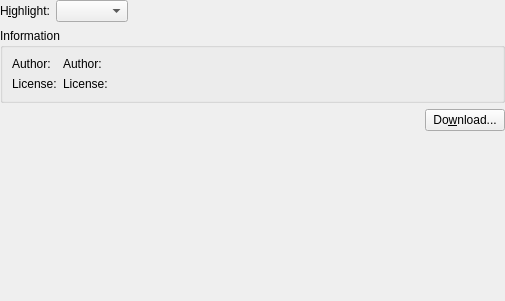
<ui version="4.0" >
 <class>HlConfigWidget</class>
 <widget class="QWidget" name="HlConfigWidget" >
  <property name="geometry" >
   <rect>
    <x>0</x>
    <y>0</y>
    <width>505</width>
    <height>301</height>
   </rect>
  </property>
  <layout class="QVBoxLayout" >
   <property name="spacing" >
    <number>6</number>
   </property>
   <property name="leftMargin" >
    <number>0</number>
   </property>
   <property name="topMargin" >
    <number>0</number>
   </property>
   <property name="rightMargin" >
    <number>0</number>
   </property>
   <property name="bottomMargin" >
    <number>0</number>
   </property>
   <item>
    <layout class="QHBoxLayout" >
     <property name="spacing" >
      <number>6</number>
     </property>
     <property name="leftMargin" >
      <number>0</number>
     </property>
     <property name="topMargin" >
      <number>0</number>
     </property>
     <property name="rightMargin" >
      <number>0</number>
     </property>
     <property name="bottomMargin" >
      <number>0</number>
     </property>
     <item>
      <widget class="QLabel" name="lblHl" >
       <property name="text" >
        <string>H&amp;ighlight:</string>
       </property>
       <property name="buddy" >
        <cstring>cmbHl</cstring>
       </property>
      </widget>
     </item>
     <item>
      <widget class="QComboBox" name="cmbHl" >
       <property name="whatsThis" >
        <string>Choose a &lt;em>Syntax Highlight mode&lt;/em> from this list to view its properties below.</string>
       </property>
      </widget>
     </item>
     <item>
      <spacer>
       <property name="orientation" >
        <enum>Qt::Horizontal</enum>
       </property>
       <property name="sizeHint" >
        <size>
         <width>351</width>
         <height>20</height>
        </size>
       </property>
      </spacer>
     </item>
    </layout>
   </item>
   <item>
    <widget class="QGroupBox" name="gbInformation" >
     <property name="title" >
      <string>Information</string>
     </property>
     <layout class="QVBoxLayout" >
      <property name="spacing" >
       <number>6</number>
      </property>
      <property name="leftMargin" >
       <number>9</number>
      </property>
      <property name="topMargin" >
       <number>9</number>
      </property>
      <property name="rightMargin" >
       <number>9</number>
      </property>
      <property name="bottomMargin" >
       <number>9</number>
      </property>
      <item>
       <layout class="QGridLayout" >
        <property name="leftMargin" >
         <number>0</number>
        </property>
        <property name="topMargin" >
         <number>0</number>
        </property>
        <property name="rightMargin" >
         <number>0</number>
        </property>
        <property name="bottomMargin" >
         <number>0</number>
        </property>
        <property name="horizontalSpacing" >
         <number>6</number>
        </property>
        <property name="verticalSpacing" >
         <number>6</number>
        </property>
        <item row="0" column="1" >
         <widget class="QLabel" name="txtAuthor" >
          <property name="sizePolicy" >
           <sizepolicy vsizetype="Preferred" hsizetype="Expanding" >
            <horstretch>0</horstretch>
            <verstretch>0</verstretch>
           </sizepolicy>
          </property>
          <property name="text" >
           <string>Author:</string>
          </property>
          <property name="textFormat" >
           <enum>Qt::RichText</enum>
          </property>
         </widget>
        </item>
        <item row="1" column="1" >
         <widget class="QLabel" name="txtLicense" >
          <property name="sizePolicy" >
           <sizepolicy vsizetype="Preferred" hsizetype="Expanding" >
            <horstretch>0</horstretch>
            <verstretch>0</verstretch>
           </sizepolicy>
          </property>
          <property name="text" >
           <string>License:</string>
          </property>
          <property name="textFormat" >
           <enum>Qt::RichText</enum>
          </property>
         </widget>
        </item>
        <item row="0" column="0" >
         <widget class="QLabel" name="lblAuthor" >
          <property name="sizePolicy" >
           <sizepolicy vsizetype="Preferred" hsizetype="Minimum" >
            <horstretch>0</horstretch>
            <verstretch>0</verstretch>
           </sizepolicy>
          </property>
          <property name="text" >
           <string>Author:</string>
          </property>
         </widget>
        </item>
        <item row="1" column="0" >
         <widget class="QLabel" name="lblLicense" >
          <property name="sizePolicy" >
           <sizepolicy vsizetype="Preferred" hsizetype="Minimum" >
            <horstretch>0</horstretch>
            <verstretch>0</verstretch>
           </sizepolicy>
          </property>
          <property name="text" >
           <string>License:</string>
          </property>
         </widget>
        </item>
       </layout>
      </item>
     </layout>
    </widget>
   </item>
   <item>
    <layout class="QHBoxLayout" >
     <property name="spacing" >
      <number>6</number>
     </property>
     <property name="leftMargin" >
      <number>0</number>
     </property>
     <property name="topMargin" >
      <number>0</number>
     </property>
     <property name="rightMargin" >
      <number>0</number>
     </property>
     <property name="bottomMargin" >
      <number>0</number>
     </property>
     <item>
      <spacer>
       <property name="orientation" >
        <enum>Qt::Horizontal</enum>
       </property>
       <property name="sizeHint" >
        <size>
         <width>401</width>
         <height>20</height>
        </size>
       </property>
      </spacer>
     </item>
     <item>
      <widget class="QPushButton" name="btnDownload" >
       <property name="whatsThis" >
        <string>Click this button to download new or updated syntax highlight descriptions from the Kate website.</string>
       </property>
       <property name="text" >
        <string>Do&amp;wnload...</string>
       </property>
      </widget>
     </item>
    </layout>
   </item>
   <item>
    <spacer>
     <property name="orientation" >
      <enum>Qt::Vertical</enum>
     </property>
     <property name="sizeHint" >
      <size>
       <width>481</width>
       <height>20</height>
      </size>
     </property>
    </spacer>
   </item>
  </layout>
 </widget>
 <resources/>
 <connections/>
</ui>
